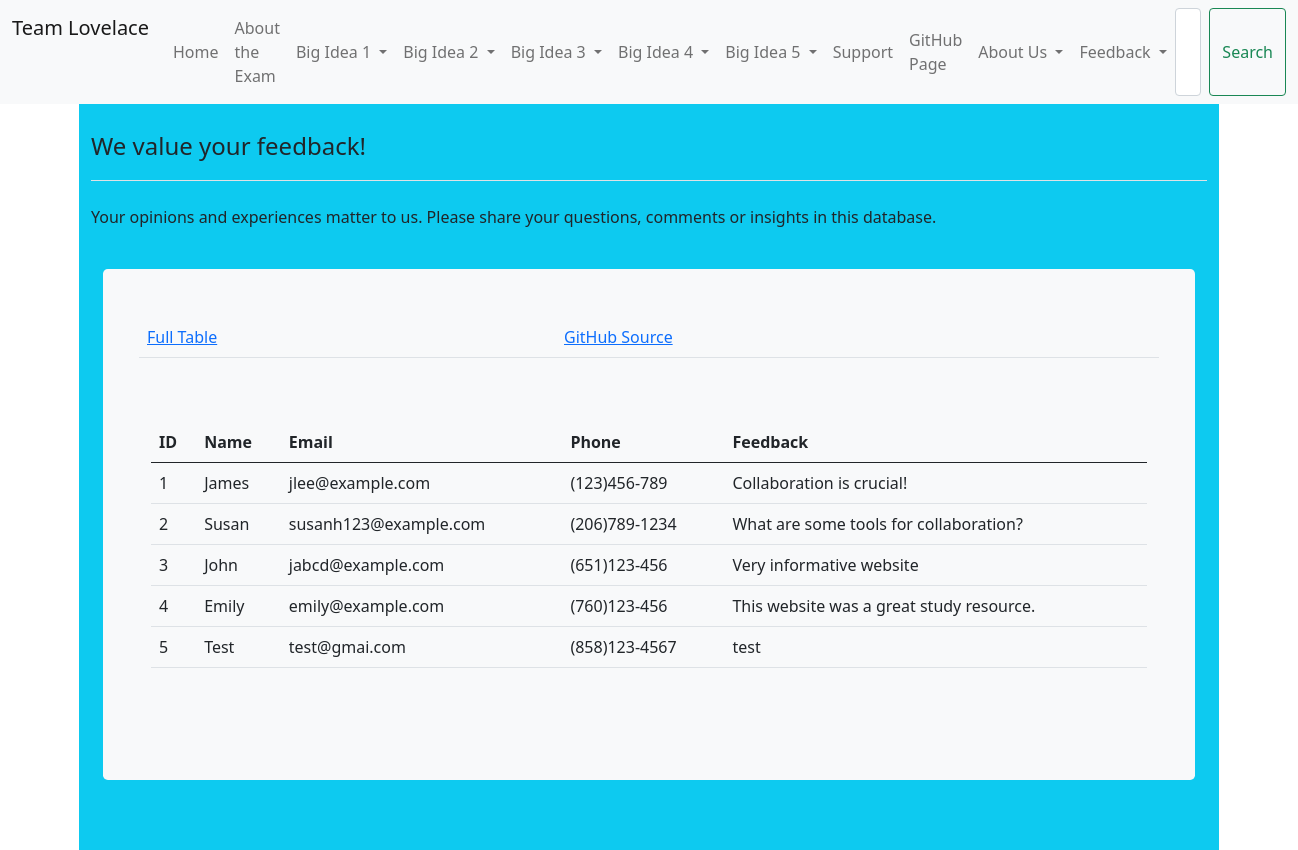
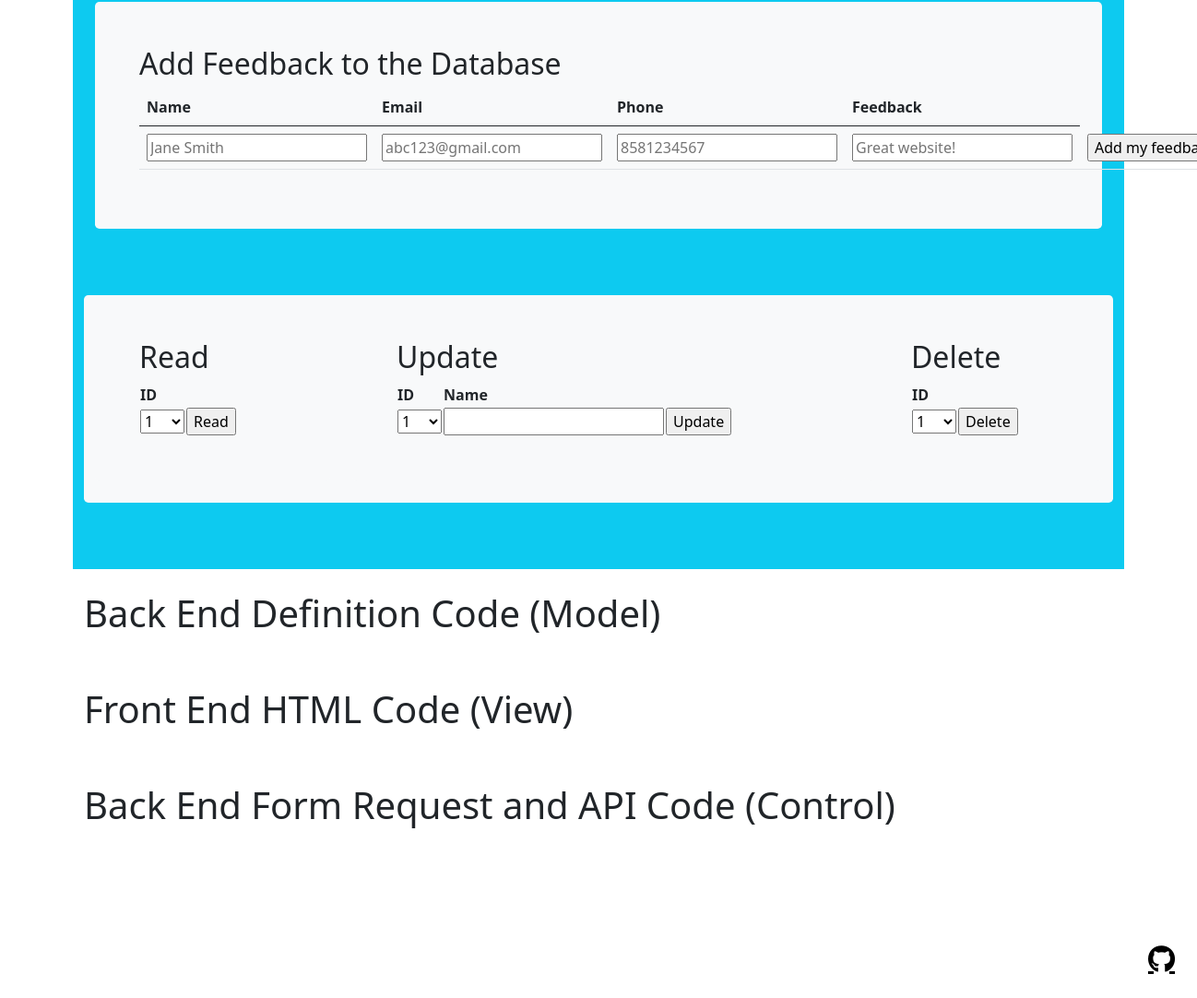
/crud/, run on the app's committed database (2 pictures, top to bottom).
### crud/model.py (models this page shows, shortened)
class Users(db.Model):
    userID = db.Column(db.Integer, primary_key=True)
    name = db.Column(db.String(255), unique=False, nullable=False)
    email = db.Column(db.String(255), unique=False, nullable=False)
    phone = db.Column(db.String(255), unique=False, nullable=False)
    feedback = db.Column(db.String(500), unique=True, nullable=False)
    def read(self):
        return {
            "userID": self.userID,
            "name": self.name,
            "email": self.email,
            "phone": self.phone,
            "feedback": self.feedback
        }

### crud/app_crud.py (the view)
@app_crud.route('/')
def crud():
    return render_template("crud.html", table=users_all())

### crud/app_crud.py (called while the page is built)
def users_all():
    return [peep.read() for peep in Users.query.all()]

### crud/templates/crud/crud.html (shortened to what this page needs)
<!DOCTYPE html>
{% extends "layout.html" %}
{% block content %}
    <div class="container py-4 text-light bg-info">
        <header class="pb-3 mb-4 border-bottom">
            <div class="d-flex align-items-center text-dark text-decoration-none">
                <span class="fs-4">We value your feedback!</span>
            </div>
        </header>
        <p class="d-flex align-items-center text-dark text-decoration-none">Your opinions and experiences matter to us. Please share your questions, comments or insights in this database.</p>
        <div class="container py-4">
            <div class="p-5 mb-4 bg-light text-dark rounded-3">
                <div class="row align-items-md-stretch">
                    <table class="table">
                        <tbody>
                        <tr>
                            <td><a href={{url_for('crud.crud')}}>Full Table </a></td>
                            <td><a href="https://github.com/TheRadRabbidRabbit/Team-Lovelace/tree/main/crud">GitHub Source</a></td>
                        </tr>
                        </tbody>
                    </table>
                </div>
                <div class="row align-items-md-stretch">
                    <div class="container-fluid py-5">
                        <table class="table">
                            <thead>
                            <tr>
                                <th>ID</th>
                                <th>Name</th>
                                <th>Email</th>
                                <th>Phone</th>
                                <th>Feedback</th>
                            </tr>
                            </thead>
                            <tbody>
                            {% for row in table %}
                                {% set pn = "" ~ row['phone'] %}
                                {% set pnf = "(" ~ pn[0:3] ~ ")" ~ pn[3:6] ~ "-" ~ pn[6:10] %}
                                <tr>
                                    <td>{{ row['userID'] }}</td>
                                    <td>{{ row['name'] }}</td>
                                    <td>{{ row['email'] }}</td>
                                    <td>{{ pnf }}</td>
                                    <td>{{ row['feedback'] }}</td>
                                </tr>
                            {% endfor %}
                            </tbody>
                        </table>
                    </div>
                </div>
            </div>
        </div>
        <div class="container py-4">
            <div class="p-5 mb-4 bg-light text-dark rounded-3">
                <h2>Add Feedback to the Database </h2>
                <form method="POST" ID="create" action={{url_for('crud.create')}} >
                    <table class="table">
                        <thead>
                        <tr>
                            <th><label for="name">Name</label></th>
                            <th><label for="email">Email</label></th>
                            <th><label for="phone">Phone</label></th>
                            <th><label for="feedback">Feedback</label></th>
                        </tr>
                        </thead>
                        <tbody>
                        <tr>
                            <td><input type="text" name="name" id="name" placeholder="Jane Smith"></td>
                            <td><input type="email" name="email" id="email" placeholder="abc123@gmail.com"></td>
                            <td><input type="tel" name="phone" id="phone" pattern="[0-9]{10}" placeholder="8581234567"></td>
                            <td><input type="text" name="feedback" id="feedback" placeholder="Great website!" required></td>
                            <td><input type="submit" value="Add my feedback!"></td>
                        </tr>
                        </tbody>
                    </table>
                </form>
            </div>
        </div>
        <div class="container py-4">
            <div class="row mb-4 bg-light text-dark rounded-3">
                <div class="col-md-3">
                    <div class="p-5 mb-4 bg-light text-dark rounded-3">
                        <h2>Read</h2>
                        <form method="POST" ID="read" action={{url_for('crud.read')}} >
                            <table id="read_table">
                                <tr><th><label for="read_userid">ID</label></th></tr>
                                <tr>
                                    <td>
                                        <select name="userid" id="read_userid">
                                            <optgroup label="userid">
                                                {% for row in table %}
                                                    <option label="{{ row['userID'] }}">{{ row['userID'] }}</option>
                                                {% endfor %}
                                            </optgroup>
                                    </select>
                                    </td>
                                    <td>
                                        <input type="submit" value="Read">
                                    </td>
                                </tr>
                            </table>
                        </form>
                    </div>
                </div>
                <div class="col-md-6">
                    <div class="p-5 mb-4 bg-light text-dark rounded-3">
                        <h2>Update</h2>
                        <form method="POST" ID="update" action={{url_for('crud.update')}} >
                            <table id="update_table">
                                <tr>
                                    <th><label for="update_userid">ID</label></th>
                                    <th><label for="update_name">Name</label></th>
                                </tr>
                                <tr>
                                    <td>
                                        <select name="userid" id="update_userid">
                                            <optgroup label="userid">
                                                {% for row in table %}
                                                    <option label="{{ row['userID'] }}">{{ row['userID'] }}</option>
                                                {% endfor %}
                                            </optgroup>
                                        </select>
                                    </td>
                                    <td><input type="text" name="name" id="update_name" required></td>
                                    <td><input type="submit" value="Update"></td>
                                </tr>
                            </table>
                        </form>
                    </div>
                </div>
                <div class="col-md-3">
                    <div class="p-5 mb-4 bg-light text-dark rounded-3">
                        <h2>Delete</h2>
                        <form method="POST" ID="read" action={{url_for('crud.delete')}} >
                            <table id="read_table">
                                <tr><th><label for="delete_userid">ID</label></th></tr>
                                <tr>
                                    <td>
                                        <select name="userid" id="delete_userid">
                                            <optgroup label="userid">
                                                {% for row in table %}
                                                    <option label="{{ row['userID'] }}">{{ row['userID'] }}</option>
                                                {% endfor %}
                                            </optgroup>
                                        </select>
                                    </td>
                                    <td><input type="submit" value="Delete"></td>
                                </tr>
                            </table>
                        </form>
                    </div>
                </div>
            </div>
        </div>
    </div>
    <div class="container py-4">
        <h1 id="BE-MODEL">Back End Definition Code (Model) </h1>
    </div>
    <div class="container py-4">
        <h1 id="FE-VIEW">Front End HTML Code (View) </h1>
    </div>
    <div class="container py-4">
        <h1 id="BE-CONTROL">Back End Form Request and API Code (Control)</h1>
    </div>
{% endblock %}

### templates/layout.html (shortened to what this page needs)
<!DOCTYPE html>
<html lang="en">
    <head>
        <link href="https://cdn.jsdelivr.net/npm/bootstrap@5.0.2/dist/css/bootstrap.min.css" rel="stylesheet">
        {% block style %}
            <link rel="stylesheet" type="text/css" href="/static/css/main.css">
        {% endblock %}
    </head>
    <body>
        {% include "fragments/navbar.html" %}
        {% block content %}
        {% endblock %}
        {% include "fragments/footer.html" %}
    </body>
</html>

### templates/fragments/navbar.html (shortened to what this page needs)
<nav class="navbar navbar-expand-lg navbar-light bg-light">
    <div class="container-fluid">
        <div class="btn-group">
            <a class="navbar-brand">Team Lovelace</a>
            <div class="collapse navbar-collapse" id="navbarHome">
                <ul class="navbar-nav">
                    <li class="nav-item active">
                        <a class="nav-link" href="{{ url_for('index') }}">Home
                            </a>
                    </li>
                </ul>
            </div>
            <div class="collapse navbar-collapse">
                <ul class="navbar-nav">
                    <li class="nav-item active">
                        <a class="nav-link" href="{{ url_for('about_the_exam') }}">About the Exam
                            </a>
                    </li>
                </ul>
            </div>
            <div class="collapse navbar-collapse" id="navbarNavDarkDropdown">
                <ul class="navbar-nav">
                    <li class="nav-item dropdown">
                        <a class="nav-link dropdown-toggle" href="#" id="navbarDarkDropdownMenuLink" role="button" data-bs-toggle="dropdown" aria-expanded="false">
                            Big Idea 1
                        </a>
                    </li>
                </ul>
            </div>
            <div class="collapse navbar-collapse" id="navbarNavDarkDropdown">
                <ul class="navbar-nav">
                    <li class="nav-item dropdown">
                        <a class="nav-link dropdown-toggle" href="#" id="navbarDarkDropdownMenuLink" role="button" data-bs-toggle="dropdown" aria-expanded="false">
                            Big Idea 2
                        </a>
                    </li>
                </ul>
            </div>
            <div class="collapse navbar-collapse" id="navbarNavDarkDropdown">
                <ul class="navbar-nav">
                    <li class="nav-item dropdown">
                        <a class="nav-link dropdown-toggle" href="#" id="navbarDarkDropdownMenuLink" role="button" data-bs-toggle="dropdown" aria-expanded="false">
                            Big Idea 3
                        </a>
                    </li>
                </ul>
            </div>
            <div class="collapse navbar-collapse" id="navbarNavDarkDropdown">
                <ul class="navbar-nav">
                    <li class="nav-item dropdown">
                        <a class="nav-link dropdown-toggle" href="#" id="navbarDarkDropdownMenuLink" role="button" data-bs-toggle="dropdown" aria-expanded="false">
                            Big Idea 4
                        </a>
                    </li>
                </ul>
            </div>
            <div class="collapse navbar-collapse" id="navbarNavDarkDropdown">
                <ul class="navbar-nav">
                    <li class="nav-item dropdown">
                        <a class="nav-link dropdown-toggle" href="#" id="navbarDarkDropdownMenuLink" role="button" data-bs-toggle="dropdown" aria-expanded="false">
                            Big Idea 5
                        </a>
                    </li>
                </ul>
            </div>
            <div class="collapse navbar-collapse" id="navbarHome">
                <ul class="navbar-nav">
                    <li class="nav-item active">
                        <a class="nav-link" href="{{ url_for('support') }}">Support
                            </a>
                    </li>
                </ul>
            </div>
            <div class="collapse navbar-collapse" id="navbarHome">
                <ul class="navbar-nav">
                    <li class="nav-item active">
                        <a class="nav-link" href="https://tianbinliu.github.io/Lovelace-website/">GitHub Page</a>
                    </li>
                </ul>
            </div>
            <div class="collapse navbar-collapse" id="navbarNavDarkDropdown">
                <ul class="navbar-nav">
                    <li class="nav-item dropdown">
                        <a class="nav-link dropdown-toggle" href="#" id="navbarDarkDropdownMenuLink" role="button" data-bs-toggle="dropdown" aria-expanded="false">
                            About Us
                        </a>
                    </li>
                </ul>
            </div>
            <div class="collapse navbar-collapse" id="navbarNavDarkDropdown">
                <ul class="navbar-nav">
                    <li class="nav-item dropdown">
                        <a class="nav-link dropdown-toggle" href="#" id="navbarDarkDropdownMenuLink" role="button" data-bs-toggle="dropdown" aria-expanded="false">
                            Feedback
                        </a>
                    </li>
                </ul>
            </div>
            <form class="d-flex">
                <input class="form-control me-2" type="search" placeholder="Search" aria-label="Search">
                <button class="btn btn-outline-success" type="submit">Search</button>
            </form>
        </div>
    </div>
</nav>

### templates/fragments/footer.html (shortened to what this page needs)
<!DOCTYPE html>
<html lang="en">
    <head>
    </head>
    <body>
        <div class="px-4 py-5 my-5 text-end">
            <a class="fab fa-github" href="https://github.com/TheRadRabbidRabbit/Team-Lovelace"></a>
        </div>
    </body>
</html>

### static/css/main.css (style rules this page uses)
.navbar { z-index: 900 !important; }

### templates/fragments/footer.html (style rules this page uses)
.fab { color: black; font-size: 30px; }

### data on the page
Users: userID "1", name "James", email "jlee@example.com", pnf "(123)456-789", feedback "Collaboration is crucial!"
Users: userID "2", name "Susan", email "susanh123@example.com", pnf "(206)789-1234", feedback "What are some tools for collaboration?"
Users: userID "3", name "John", email "jabcd@example.com", pnf "(651)123-456", feedback "Very informative website"
Users: userID "4", name "Emily", email "emily@example.com", pnf "(760)123-456", feedback "This website was a great study resource."
Users: userID "5", name "Test", email "test@gmai.com", pnf "(858)123-4567", feedback "test"

### other printed values
form field userid "1"
